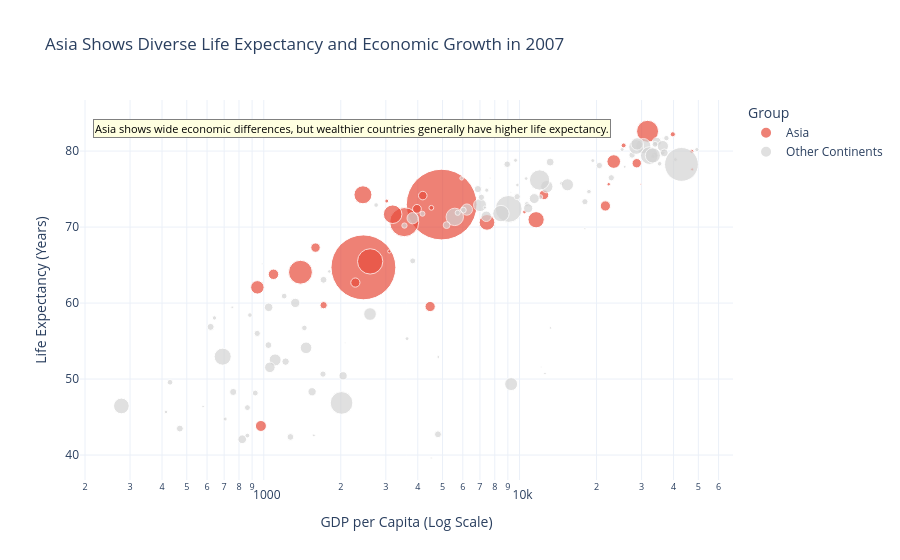

Notebook cell for this chart:
### Markdown cell above
## Task 2 — Bubble chart: tell a story

**What to build:** A bubble chart (full 2007 dataset, all countries) where:
- x = GDP per capita (log scale)
- y = life expectancy
- size = population
- colour = ONE continent highlighted (your choice), all others grey
- At least one annotation explaining the highlighted group's story

> This is the grey-and-highlight technique applied to a bubble chart.

### Code cell
import plotly.express as px

# Filter data for 2007
df_2007 = df[df['year'] == 2007].copy()

# Highlight Asia, show other continents in grey
df_2007['Group'] = df_2007['continent'].apply(
    lambda x: 'Asia' if x == 'Asia' else 'Other Continents'
)

# Create bubble chart
fig = px.scatter(
    df_2007,
    x='gdpPercap',
    y='lifeExp',
    size='pop',
    color='Group',
    hover_name='country',
    color_discrete_map={
        'Asia': '#E74C3C',
        'Other Continents': '#D3D3D3'
    },
    size_max=50,
    log_x=True,
    title='Asia Shows Diverse Life Expectancy and Economic Growth in 2007'
)

# Add annotation
fig.add_annotation(
    x=1500,
    y=42,
    text="Asia: Wide differences in income<br>and life expectancy",
    showarrow=True,
    arrowhead=2,
    ax=80,
    ay=-55,
    bgcolor="white",
    bordercolor="#E74C3C",
    borderwidth=1,
    font=dict(size=11, color="black")
)

fig.update_layout(
    xaxis_title='GDP per Capita (Log Scale)',
    yaxis_title='Life Expectancy (Years)',
    template='plotly_white'
)
fig.add_annotation(
    x=0.02,
    y=0.95,
    xref='paper',
    yref='paper',
    text="Asia shows wide economic differences, but wealthier countries generally have higher life expectancy.",
    showarrow=False,
    bgcolor='lightyellow',
    bordercolor='gray',
    borderwidth=1,
    font=dict(size=11, color='black'),
    align='left'
)

fig.show()

### Figure 1 — Plotly figure (JSON) as saved in the notebook; plotly's stock layout.template omitted (floating-point values rounded to 4 significant figures)
{"data": [{"hovertemplate": "<b>%{hovertext}</b><br><br>Group=Asia<br>gdpPercap=%{x}<br>lifeExp=%{y}<br>pop=%{marker.size}<extra></extra>", "hovertext": ["Afghanistan", "Bahrain", "Bangladesh", "Cambodia", "China", "Hong Kong, China", "India", "Indonesia", "Iran", "Iraq", "Israel", "Japan", "Jordan", "Korea, Dem. Rep.", "Korea, Rep.", "Kuwait", "Lebanon", "Malaysia", "Mongolia", "Myanmar", "Nepal", "Oman", "Pakistan", "Philippines", "Saudi Arabia", "Singapore", "Sri Lanka", "Syria", "Taiwan", "Thailand", "Vietnam", "West Bank and Gaza", "Yemen, Rep."], "legendgroup": "Asia", "marker": {"color": "#E74C3C", "size": [31889923, 708573, 150448339, 14131858, 1318683096, 6980412, 1110396331, 223547000, 69453570, 27499638, 6426679, 127467972, 6053193, 23301725, 49044790, 2505559, 3921278, 24821286, 2874127, 47761980, 28901790, 3204897, 169270617, 91077287, 27601038, 4553009, 20378239, 19314747, 23174294, 65068149, 85262356, 4018332, 22211743], "sizemode": "area", "sizeref": 527500.0, "symbol": "circle"}, "mode": "markers", "name": "Asia", "orientation": "v", "showlegend": true, "type": "scatter", "x": [974.6, 29800.0, 1391.0, 1714.0, 4959.0, 39720.0, 2452.0, 3541.0, 11610.0, 4471.0, 25520.0, 31660.0, 4519.0, 1593.0, 23350.0, 47310.0, 10460.0, 12450.0, 3096.0, 944.0, 1091.0, 22320.0, 2606.0, 3190.0, 21650.0, 47140.0, 3970.0, 4185.0, 28720.0, 7458.0, 2442.0, 3025.0, 2281.0], "xaxis": "x", "y": [43.83, 75.64, 64.06, 59.72, 72.96, 82.21, 64.7, 70.65, 70.96, 59.55, 80.75, 82.6, 72.53, 67.3, 78.62, 77.59, 71.99, 74.24, 66.8, 62.07, 63.78, 75.64, 65.48, 71.69, 72.78, 79.97, 72.4, 74.14, 78.4, 70.62, 74.25, 73.42, 62.7], "yaxis": "y"}, {"hovertemplate": "<b>%{hovertext}</b><br><br>Group=Other Continents<br>gdpPercap=%{x}<br>lifeExp=%{y}<br>pop=%{marker.size}<extra></extra>", "hovertext": ["Albania", "Algeria", "Angola", "Argentina", "Australia", "Austria", "Belgium", "Benin", "Bolivia", "Bosnia and Herzegovina", "Botswana", "Brazil", "Bulgaria", "Burkina Faso", "Burundi", "Cameroon", "Canada", "Central African Republic", "Chad", "Chile", "Colombia", "Comoros", "Congo, Dem. Rep.", "Congo, Rep.", "Costa Rica", "Cote d'Ivoire", "Croatia", "Cuba", "Czech Republic", "Denmark", "Djibouti", "Dominican Republic", "Ecuador", "Egypt", "El Salvador", "Equatorial Guinea", "Eritrea", "Ethiopia", "Finland", "France", "Gabon", "Gambia", "Germany", "Ghana", "Greece", "Guatemala", "Guinea", "Guinea-Bissau", "Haiti", "Honduras", "Hungary", "Iceland", "Ireland", "Italy", "Jamaica", "Kenya", "Lesotho", "Liberia", "Libya", "Madagascar", "Malawi", "Mali", "Mauritania", "Mauritius", "Mexico", "Montenegro", "Morocco", "Mozambique", "Namibia", "Netherlands", "New Zealand", "Nicaragua", "Niger", "Nigeria", "Norway", "Panama", "Paraguay", "Peru", "Poland", "Portugal", "Puerto Rico", "Reunion", "Romania", "Rwanda", "Sao Tome and Principe", "Senegal", "Serbia", "Sierra Leone", "Slovak Republic", "Slovenia", "Somalia", "South Africa", "Spain", "Sudan", "Swaziland", "Sweden", "Switzerland", "Tanzania", "Togo", "Trinidad and Tobago", "Tunisia", "Turkey", "Uganda", "United Kingdom", "United States", "Uruguay", "Venezuela", "Zambia", "Zimbabwe"], "legendgroup": "Other Continents", "marker": {"color": "#D3D3D3", "size": [3600523, 33333216, 12420476, 40301927, 20434176, 8199783, 10392226, 8078314, 9119152, 4552198, 1639131, 190010647, 7322858, 14326203, 8390505, 17696293, 33390141, 4369038, 10238807, 16284741, 44227550, 710960, 64606759, 3800610, 4133884, 18013409, 4493312, 11416987, 10228744, 5468120, 496374, 9319622, 13755680, 80264543, 6939688, 551201, 4906585, 76511887, 5238460, 61083916, 1454867, 1688359, 82400996, 22873338, 10706290, 12572928, 9947814, 1472041, 8502814, 7483763, 9956108, 301931, 4109086, 58147733, 2780132, 35610177, 2012649, 3193942, 6036914, 19167654, 13327079, 12031795, 3270065, 1250882, 108700891, 684736, 33757175, 19951656, 2055080, 16570613, 4115771, 5675356, 12894865, 135031164, 4627926, 3242173, 6667147, 28674757, 38518241, 10642836, 3942491, 798094, 22276056, 8860588, 199579, 12267493, 10150265, 6144562, 5447502, 2009245, 9118773, 43997828, 40448191, 42292929, 1133066, 9031088, 7554661, 38139640, 5701579, 1056608, 10276158, 71158647, 29170398, 60776238, 301139947, 3447496, 26084662, 11746035, 12311143], "sizemode": "area", "sizeref": 527500.0, "symbol": "circle"}, "mode": "markers", "name": "Other Continents", "orientation": "v", "showlegend": true, "type": "scatter", "x": [5937.0, 6223.0, 4797.0, 12780.0, 34440.0, 36130.0, 33690.0, 1441.0, 3822.0, 7446.0, 12570.0, 9066.0, 10680.0, 1217.0, 430.1, 2042.0, 36320.0, 706.0, 1704.0, 13170.0, 7007.0, 986.1, 277.6, 3633.0, 9645.0, 1545.0, 14620.0, 8948.0, 22830.0, 35280.0, 2082.0, 6025.0, 6873.0, 5581.0, 5728.0, 12150.0, 641.4, 690.8, 33210.0, 30470.0, 13210.0, 752.7, 32170.0, 1328.0, 27540.0, 5186.0, 942.7, 579.2, 1202.0, 3548.0, 18010.0, 36180.0, 40680.0, 28570.0, 7321.0, 1463.0, 1569.0, 414.5, 12060.0, 1045.0, 759.3, 1043.0, 1803.0, 10960.0, 11980.0, 9254.0, 3820.0, 823.7, 4811.0, 36800.0, 25190.0, 2749.0, 619.7, 2014.0, 49360.0, 9809.0, 4173.0, 7409.0, 15390.0, 20510.0, 19330.0, 7670.0, 10810.0, 863.1, 1598.0, 1712.0, 9787.0, 862.5, 18680.0, 25770.0, 926.1, 9270.0, 28820.0, 2602.0, 4513.0, 33860.0, 37510.0, 1107.0, 883.0, 18010.0, 7093.0, 8458.0, 1056.0, 33200.0, 42950.0, 10610.0, 11420.0, 1271.0, 469.7], "xaxis": "x", "y": [76.42, 72.3, 42.73, 75.32, 81.23, 79.83, 79.44, 56.73, 65.55, 74.85, 50.73, 72.39, 73.0, 52.3, 49.58, 50.43, 80.65, 44.74, 50.65, 78.55, 72.89, 65.15, 46.46, 55.32, 78.78, 48.33, 75.75, 78.27, 76.49, 78.33, 54.79, 72.23, 74.99, 71.34, 71.88, 51.58, 58.04, 52.95, 79.31, 80.66, 56.73, 59.45, 79.41, 60.02, 79.48, 70.26, 56.01, 46.39, 60.92, 70.2, 73.34, 81.76, 78.89, 80.55, 72.57, 54.11, 42.59, 45.68, 73.95, 59.44, 48.3, 54.47, 64.16, 72.8, 76.19, 74.54, 71.16, 42.08, 52.91, 79.76, 80.2, 72.9, 56.87, 46.86, 80.2, 75.54, 71.75, 71.42, 75.56, 78.1, 78.75, 76.44, 72.48, 46.24, 65.53, 63.06, 74.0, 42.57, 74.66, 77.93, 48.16, 49.34, 80.94, 58.56, 39.61, 80.88, 81.7, 52.52, 58.42, 69.82, 73.92, 71.78, 51.54, 79.42, 78.24, 76.38, 73.75, 42.38, 43.49], "yaxis": "y"}], "layout": {"annotations": [{"arrowhead": 2, "ax": 80, "ay": -55, "bgcolor": "white", "bordercolor": "#E74C3C", "borderwidth": 1, "font": {"color": "black", "size": 11}, "showarrow": true, "text": "Asia: Wide differences in income<br>and life expectancy", "x": 1500, "y": 42}, {"align": "left", "bgcolor": "lightyellow", "bordercolor": "gray", "borderwidth": 1, "font": {"color": "black", "size": 11}, "showarrow": false, "text": "Asia shows wide economic differences, but wealthier countries generally have higher life expectancy.", "x": 0.02, "xref": "paper", "y": 0.95, "yref": "paper"}], "legend": {"itemsizing": "constant", "title": {"text": "Group"}, "tracegroupgap": 0}, "title": {"text": "Asia Shows Diverse Life Expectancy and Economic Growth in 2007"}, "xaxis": {"anchor": "y", "domain": [0, 1], "title": {"text": "GDP per Capita (Log Scale)"}, "type": "log"}, "yaxis": {"anchor": "x", "domain": [0, 1], "title": {"text": "Life Expectancy (Years)"}}}}
